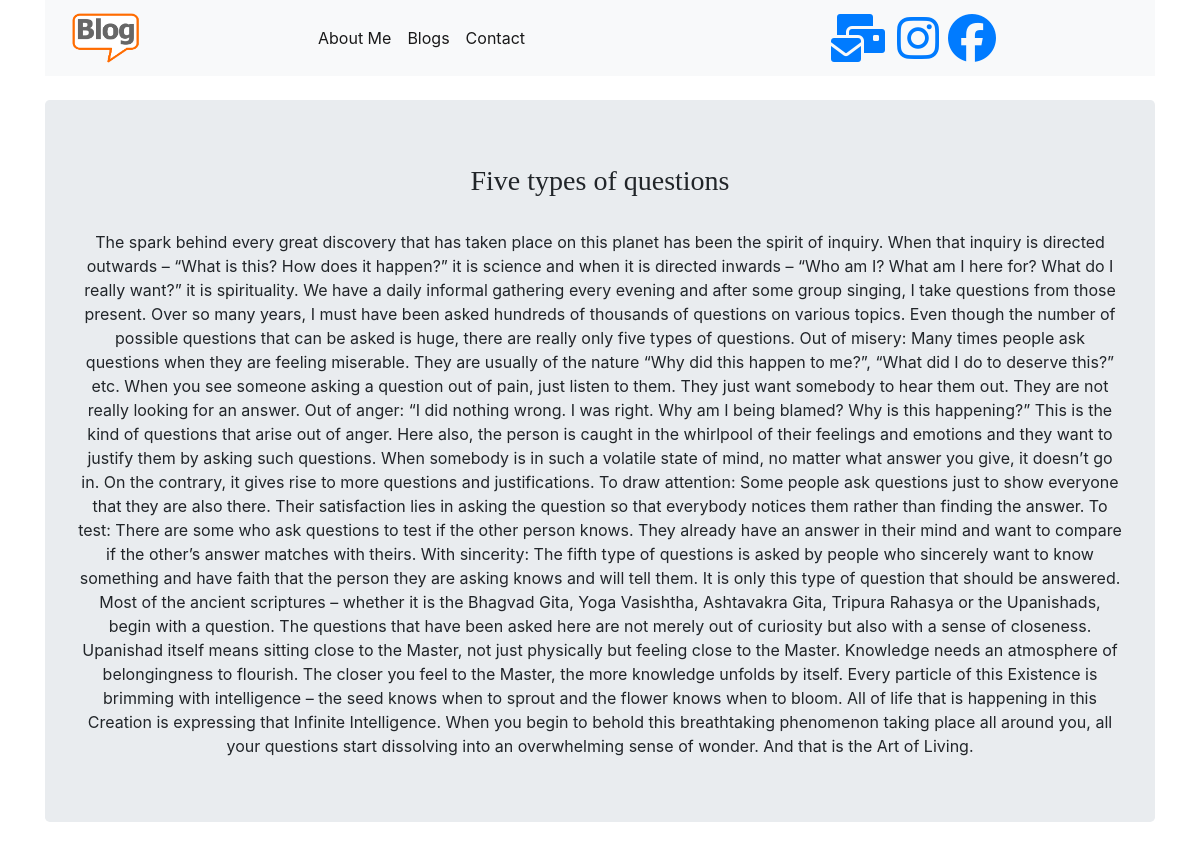
Page /blogs/3/ on the committed database.
### Blog/models.py (models this page shows, shortened)
class Blogs(models.Model):
    title=models.CharField(max_length=256)
    body=models.TextField()
    pub_date=models.DateTimeField()
    class Meta():
        ordering=('title',)
        verbose_name_plural='Blogs'

### Blog/views.py (the view)
# urls.py: path('blogs/<int:Blog_id>/', views.detail,name='detail')
def detail(request,Blog_id):
    detail_page=get_object_or_404(Blogs,pk=Blog_id)
    return render(request,'Blog/detail.html',{'detail':detail_page})

### templates/Blog/detail.html
{% extends 'Blog/base.html' %}
{% block content %}
<div class="container">
<section class="jumbotron text-center">
<center><h3>{{detail.title}}</h3></center><br>
<body>
  {{detail.body}}
</body>
</section>
</div>
{% endblock %}

### templates/Blog/base.html (style rules this page uses)
h1,h2,h3,h4,h5,h6 { font-family:cursive; }

### rows in the picture
Blogs: title "Five types of questions", body "The spark behind every great discovery that has taken place on this planet has been the spirit of inquiry. When that inquiry is directed outwards – “What is this? How does it happen?” it is science and when it is directed inwards – “Who am I? What am I here for? What do I really want?” it is spirituality. We have a daily informal gathering every evening and after some group singing, I take questions from those present. Over so many years, I must have been asked hundreds of thousands of questions on various topics. Even though the number of possible questions that can be asked is huge, there are really only five types of questions. Out of misery: Many times people ask questions when they are…"
